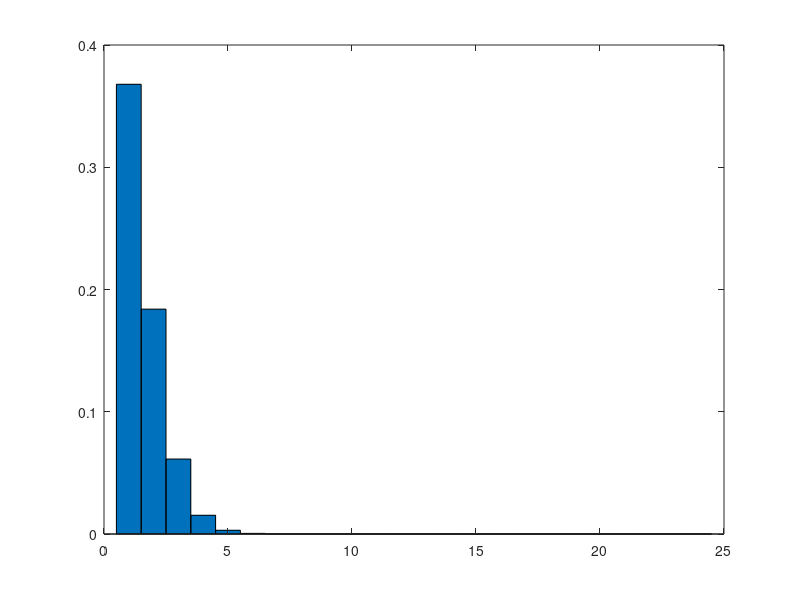

Here is the MATLAB script that generated this plot:
%% Author: Parth
%M=rhysData{:,:}/60;
%arTimes=M(:,1);
%probList=zeros(1,1000);
%arr_rt_cons=2;
%for i=1:1000
%    p=exp(-arr_rt_cons)*(power(arr_rt_cons, i)/factorial(i));
%    probList(i)=p;
%end

%histfit(arTimes);



%% Dist1
yList=zeros(1,1440);
rtSinList=zeros(1,24);
for t=1:1440
    rtSin=1.8*sin((t+15)/3.82)+2;
    %rtSinList(t)=rtSin;
    y=poisspdf(t,rtSin);
    yList(t)=y;
end
t1=1:1440;
%bar(t1,yList,1);  
    
%% Dist2
%pd=makedist('Normal','mu',1.2,'sigma',7/12);
%dist2=truncate(pd,5/12,1440);
%x2=linspace(-1,3,1000);
%figure
%plot(x2,pdf(pd,x2));
%hold on
%plot(x2,pdf(dist2,x2),'LineStyle','--');
%legend('Normal','Truncated')
%hold off

%% Dist3
yList3=zeros(1,24);
for t3=1:24
    if t3<11
        y3=poisspdf(t3,1);
        yList3(t3)=y3;
    else
        y3=poisspdf(t3,0.2);
        yList3(t3)=y3;
    end
end
t33=1:24;
bar(t33,yList3,1);

%% Dist4
%pd4=makedist('Normal','mu',3.6,'sigma',1.2);
%dist4=truncate(pd4,0.75,1440);
%x4=linspace(-1,8,1000);
%figure
%plot(x4,pdf(pd4,x4)); 
%hold on
%plot(x4,pdf(dist4,x4),'LineStyle','--');
%legend('Normal','Truncated')
%hold off
      